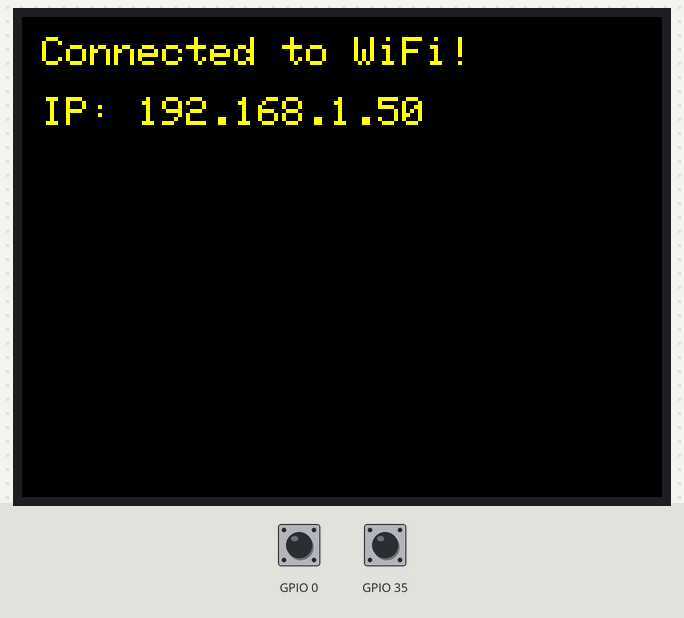
A sketch run on a simulated ESP32. Parts: 320×240 colour display. The inputs (shaded band) are chosen by the test bench; at power-on: GPIO 0 HIGH, GPIO 35 HIGH. WiFi joins after 1.5 s; servers stay silent unless stated; what the sketch prints to the serial monitor is not drawn.

Above: at 3.7 s.
3.8 s: GPIO 0 pulled LOW for 0.15 s
At 5.5 s:
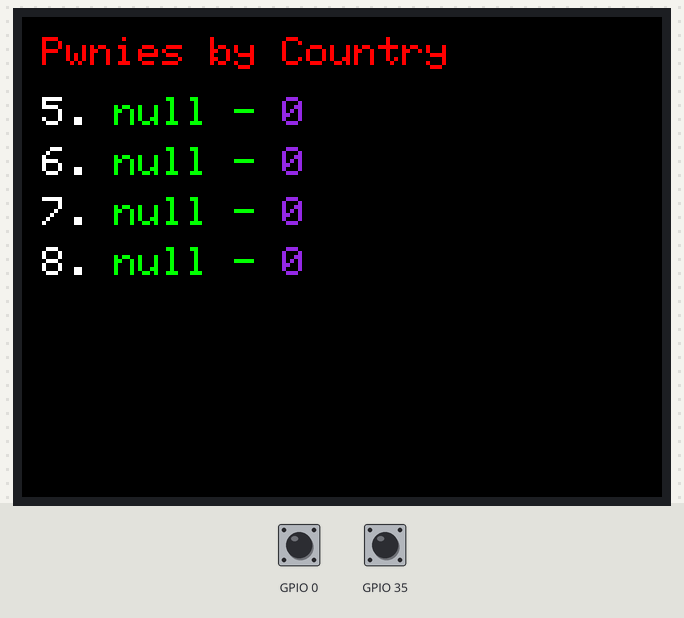
5.8 s: GPIO 35 pulled LOW for 1 s
At 8.4 s:
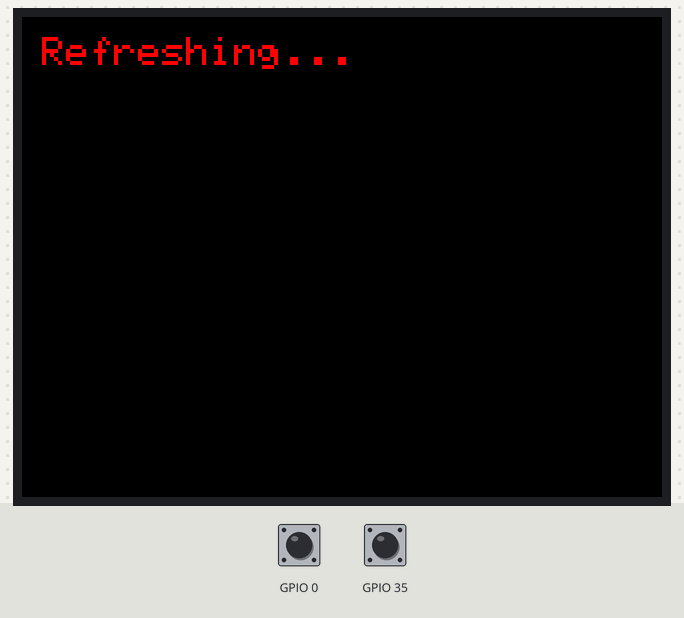
8.7 s: GPIO 0 pulled LOW for 0.15 s
At 10.4 s:
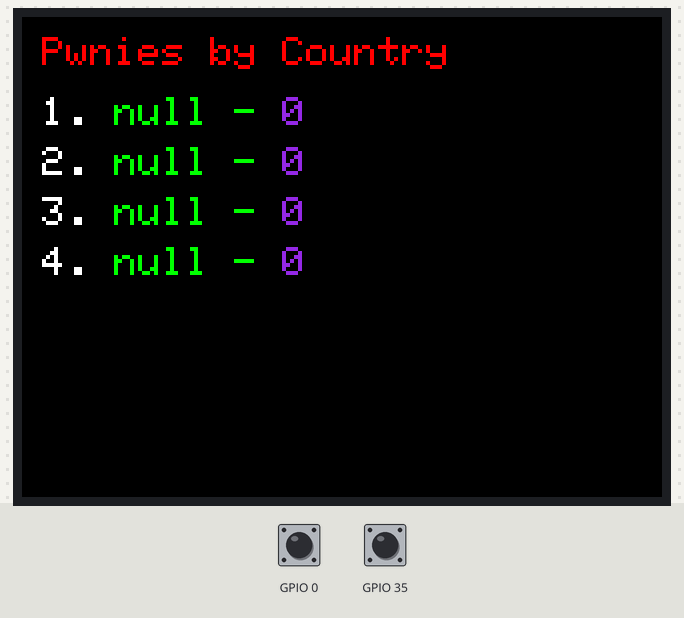
10.7 s: GPIO 35 pulled LOW for 3.2 s
At 15.0 s:
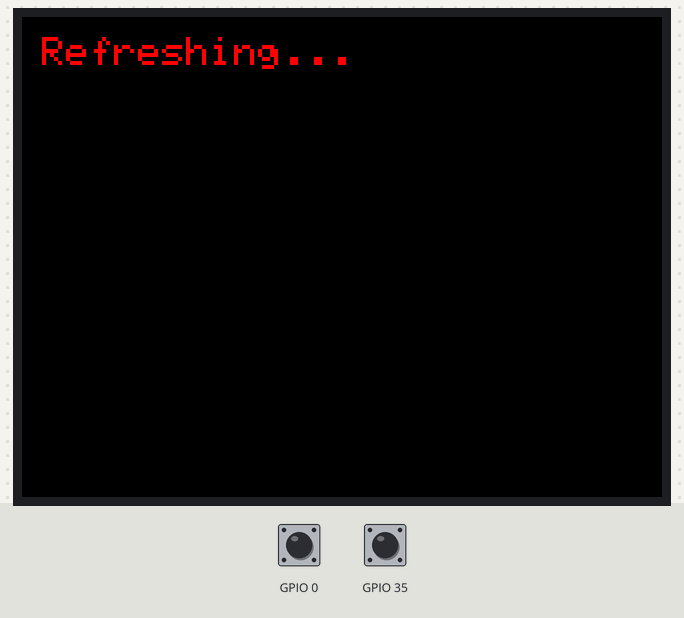
Timing chart, 0 to 16.5 s (numbered marks = the images above; inputs shaded):
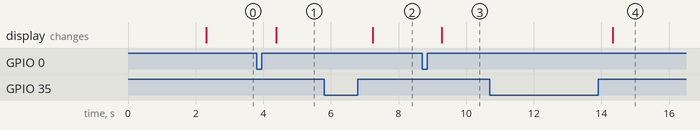

Measured:
- after the input at 3.8 s, the display: changes after 0.58 s (image 1)
- after the input at 5.8 s, the display: changes after 1.4 s (image 2)
- after the input at 8.7 s, the display: changes after 0.58 s (image 3)
- after the input at 10.7 s, the display: changes after 3.6 s (image 4)

The sketch:

TDisplay-PwnInfo.ino
```cpp
#include <TFT_eSPI.h>
#include <HTTPClient.h>
#include <WiFi.h>
#include <ArduinoJson.h>
#include <Button2.h>

const char *ssid = "YOUR_SSID_HERE"; // Enter your WiFi network SSID here
const char *password = "YOUR_PASSWORD_HERE"; // Enter your WiFi network password here

// Define TFT display object
TFT_eSPI tft;

Button2 refreshButton(35); // GPIO pin for the refresh button
Button2 scrollButton(0);   // GPIO pin for the scroll button

int startIndex = 0; // Index for the first entry to display
const int totalEntries = 8; // Total number of entries
DynamicJsonDocument doc(2048); // JSON document to store the fetched data

void buttonScrollClickHandler(Button2 &btn) {
  startIndex = (startIndex + 4) % totalEntries; // Cycle through pages
  displayData();
}

void setup() {
  Serial.begin(115200);

  // Initialize TFT display
  tft.begin();
  tft.setRotation(1);
  tft.fillScreen(TFT_BLACK);
  tft.setTextSize(2);
  tft.setTextColor(TFT_YELLOW);

  // Display connecting message
  tft.setCursor(10, 10);
  tft.println("Connecting to WiFi...");

  // Connect to WiFi
  WiFi.begin(ssid, password);
  while (WiFi.status() != WL_CONNECTED) {
    delay(1000);
    Serial.println("Connecting to WiFi...");
  }
  Serial.println("Connected to WiFi");

  // Display connected message with IP address
  tft.fillScreen(TFT_BLACK);
  tft.setCursor(10, 10);
  tft.print("Connected to WiFi!");
  tft.setCursor(10, 40);
  tft.print("IP: ");
  tft.println(WiFi.localIP());

  refreshButton.setLongClickHandler([](Button2 &btn) {
    tft.fillScreen(TFT_BLACK);
    tft.setTextSize(2);
    tft.setTextColor(TFT_RED);
    tft.setCursor(10, 10);
    tft.println("Refreshing...");
    delay(500); // Delay for visibility
    fetchData();
  });

  // Configure scrollButton
  scrollButton.setClickHandler(buttonScrollClickHandler); // Assign click handler
  scrollButton.setLongClickHandler([](Button2 &btn) {});  // Disable long click handler
  scrollButton.setDoubleClickHandler([](Button2 &btn) {}); // Disable double click handler

  fetchData(); // Initial data fetch and display
}

void loop() {
  refreshButton.loop();
  scrollButton.loop();
}

void fetchData() {
  HTTPClient http;

  // Make HTTP GET request
  http.begin("https://api.pwnagotchi.ai/api/v1/units/by_country"); // API for fetching pwny units by country

  int httpCode = http.GET();

  if (httpCode > 0) {
    String payload = http.getString();
    Serial.println(payload);

    // Parse JSON data
    DeserializationError error = deserializeJson(doc, payload);

    if (!error) {
      // Ensure we only use the first 8 results
      while (doc.size() > totalEntries) {
        doc.remove(doc.size() - 1);
      }

      startIndex = 0; // Reset startIndex when fetching new data
      displayData(); // Display the first set of results
    } else {
      Serial.println("Failed to parse JSON");
    }
  } else {
    Serial.println("Error in HTTP request");
  }

  http.end();
}

void displayData() {
  // Display data on TFT screen
  tft.fillScreen(TFT_BLACK);
  tft.setTextSize(2);
  tft.setTextColor(TFT_RED); // Change title name color
  tft.setCursor(10, 10);
  tft.println("Pwnies by Country");

  int y = 40; // Initial y position for the list
  for (int i = startIndex; i < startIndex + 4 && i < totalEntries; i++) {
    tft.setTextColor(TFT_WHITE); // Change list number color
    String country = doc[i]["country"];
    int units = doc[i]["units"];
    tft.setCursor(10, y);
    tft.print(i + 1);
    tft.print(". ");
    tft.setTextColor(TFT_GREEN); // Change country color
    tft.print(country);
    tft.print(" - ");
    tft.setTextColor(TFT_VIOLET); // Change total unit count color
    tft.println(units);
    y += 25; // Increment y position for next entry
  }
}
```
